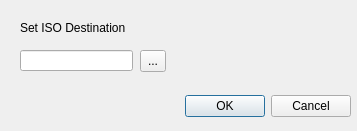
<?xml version="1.0" encoding="UTF-8"?>
<ui version="4.0">
 <class>Preferences</class>
 <widget class="QDialog" name="Preferences">
  <property name="geometry">
   <rect>
    <x>0</x>
    <y>0</y>
    <width>357</width>
    <height>131</height>
   </rect>
  </property>
  <property name="windowTitle">
   <string>Dialog</string>
  </property>
  <property name="modal">
   <bool>true</bool>
  </property>
  <widget class="QDialogButtonBox" name="buttonBox">
   <property name="geometry">
    <rect>
     <x>10</x>
     <y>90</y>
     <width>341</width>
     <height>32</height>
    </rect>
   </property>
   <property name="orientation">
    <enum>Qt::Horizontal</enum>
   </property>
   <property name="standardButtons">
    <set>QDialogButtonBox::Cancel|QDialogButtonBox::Ok</set>
   </property>
  </widget>
  <widget class="QLabel" name="label">
   <property name="geometry">
    <rect>
     <x>20</x>
     <y>20</y>
     <width>141</width>
     <height>16</height>
    </rect>
   </property>
   <property name="text">
    <string>Set ISO Destination</string>
   </property>
  </widget>
  <widget class="QLineEdit" name="lineEdit">
   <property name="geometry">
    <rect>
     <x>20</x>
     <y>50</y>
     <width>113</width>
     <height>21</height>
    </rect>
   </property>
  </widget>
  <widget class="QToolButton" name="toolButton">
   <property name="geometry">
    <rect>
     <x>140</x>
     <y>50</y>
     <width>26</width>
     <height>22</height>
    </rect>
   </property>
   <property name="text">
    <string>...</string>
   </property>
  </widget>
 </widget>
 <resources/>
 <connections>
  <connection>
   <sender>buttonBox</sender>
   <signal>accepted()</signal>
   <receiver>Preferences</receiver>
   <slot>accept()</slot>
   <hints>
    <hint type="sourcelabel">
     <x>248</x>
     <y>254</y>
    </hint>
    <hint type="destinationlabel">
     <x>157</x>
     <y>274</y>
    </hint>
   </hints>
  </connection>
  <connection>
   <sender>buttonBox</sender>
   <signal>rejected()</signal>
   <receiver>Preferences</receiver>
   <slot>reject()</slot>
   <hints>
    <hint type="sourcelabel">
     <x>316</x>
     <y>260</y>
    </hint>
    <hint type="destinationlabel">
     <x>286</x>
     <y>274</y>
    </hint>
   </hints>
  </connection>
 </connections>
</ui>
